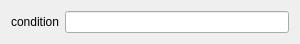
<?xml version="1.0" encoding="UTF-8"?>
<ui version="4.0">
 <class>CEosCommandWidgetIf</class>
 <widget class="QWidget" name="CEosCommandWidgetIf">
  <property name="geometry">
   <rect>
    <x>0</x>
    <y>0</y>
    <width>300</width>
    <height>38</height>
   </rect>
  </property>
  <property name="windowTitle">
   <string>Form</string>
  </property>
  <layout class="QGridLayout" name="gridLayout">
   <item row="0" column="0">
    <widget class="QLabel" name="label_2">
     <property name="text">
      <string>condition</string>
     </property>
    </widget>
   </item>
   <item row="0" column="1">
    <widget class="QLineEdit" name="pConditionLineEdit"/>
   </item>
  </layout>
 </widget>
 <resources/>
 <connections/>
</ui>
